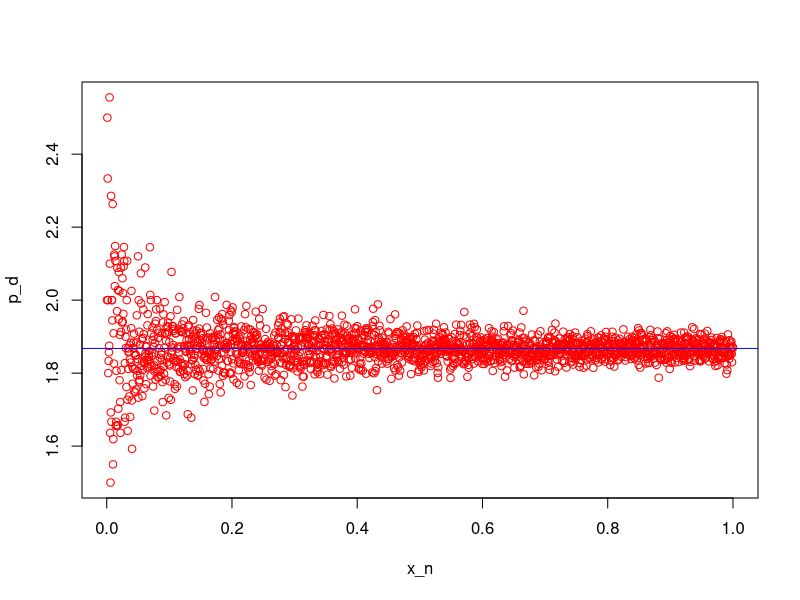
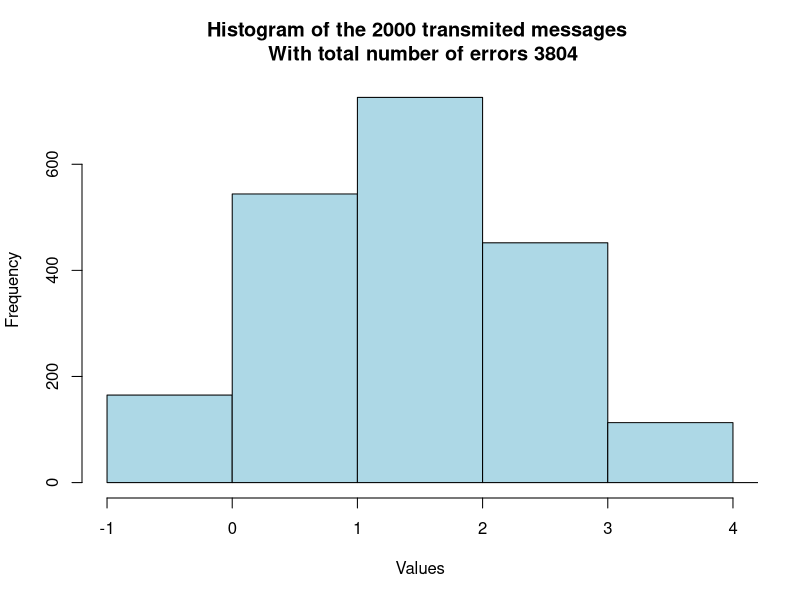
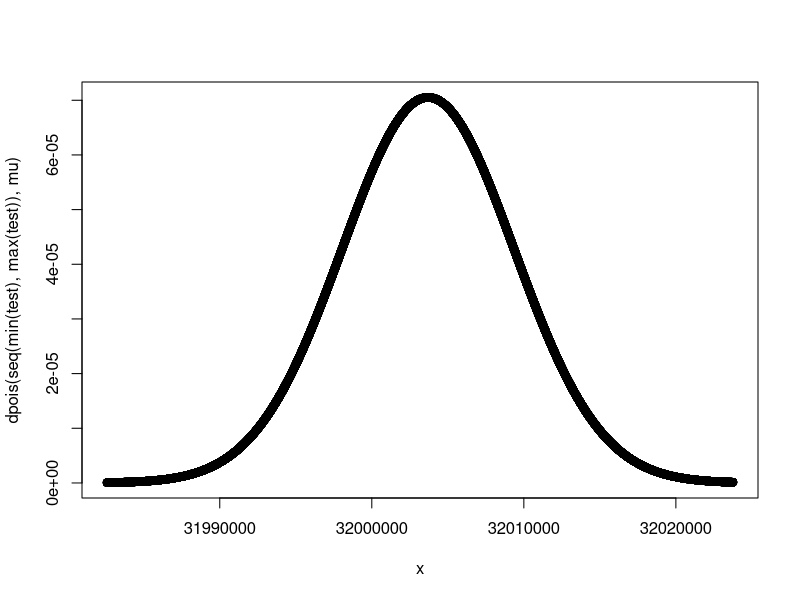
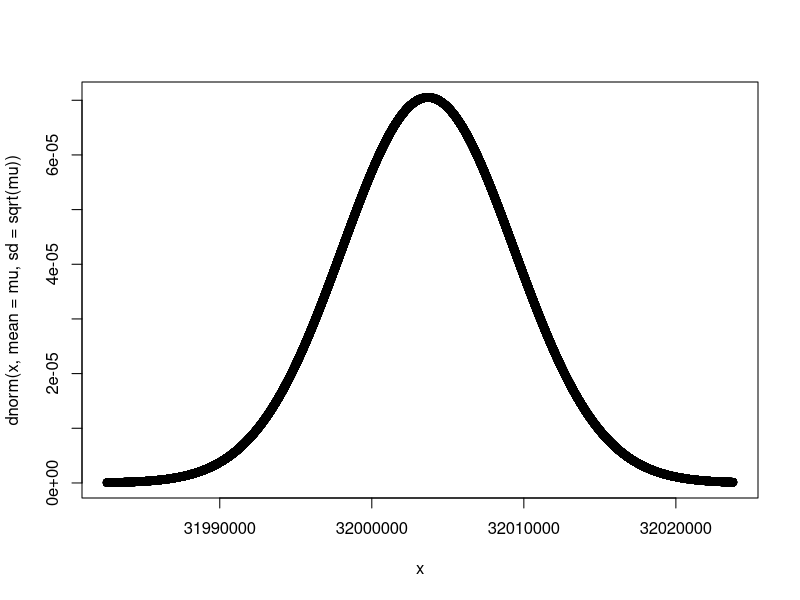
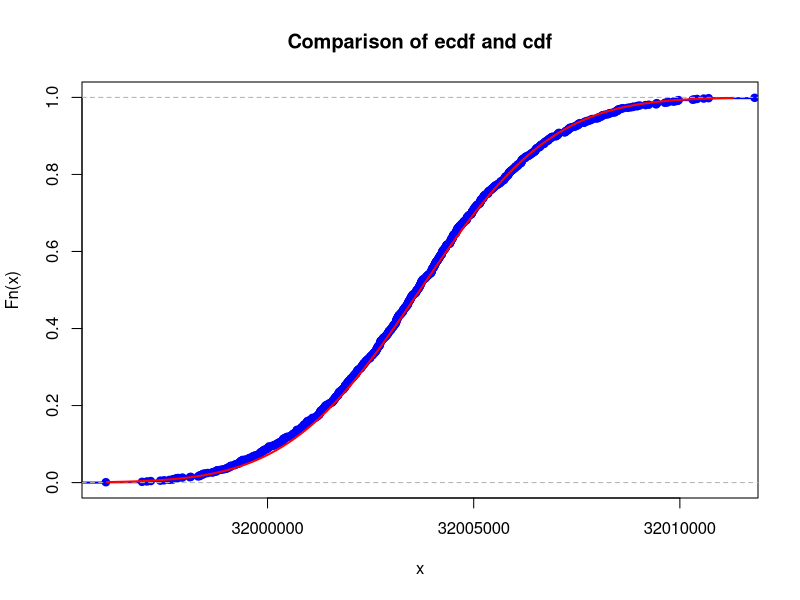
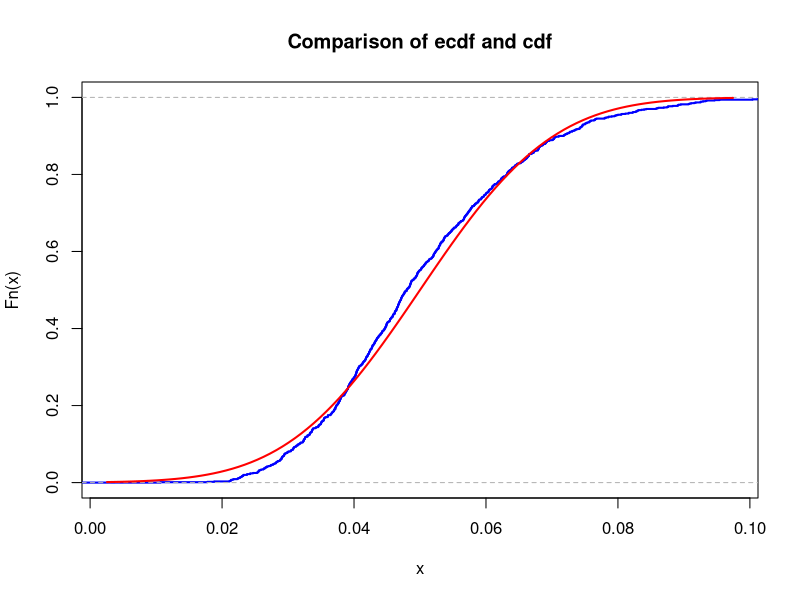

These charts were generated, in order, by the following R code: (Note: this script raises an error after producing the figures.)
## ---- chunk 1
# your team id number 
                          ###
id <- 10                  ### Change to the correct id!
                          ###
set.seed(id)
p <- id/100
l <- 2000 ## max num of messages tested
# matrices G and H
G <- matrix(c(1, 1, 1, 0, 0, 0, 0,
		1, 0, 0, 1, 1, 0, 0,
		0, 1, 0, 1, 0, 1, 0,
		1, 1, 0, 1, 0, 0, 1), nrow = 4, byrow = TRUE)
H <- t(matrix(c(1, 0, 1, 0, 1, 0, 1,
		0, 1, 1, 0, 0, 1, 1,
		0, 0, 0, 1, 1, 1, 1), nrow = 3, byrow = TRUE))
# cat("The matrix G is: \n") 
#G  
#cat("The matrix H is: \n") 
#H
cat("The product GH must be zero: \n")
(G%*%H) %%2
## ---- chunk 2
# generate N messages

message_generator <- function(N) {
  matrix(sample(c(0,1), 4*N, replace = TRUE), nrow = N)
}  
## ---- chunk 3
# Functon to simulate encoding-transmission-decoding process
# return the vector with number of errors in each message
myfunc <- function(nim){
    messages <- message_generator(nim)
    codewords <- (messages %*% G) %% 2

    for (i in 1:length(codewords[,1])){
        for (bit in 1:length(codewords[i,])){
            v <- sample(c(1, 0), 1, prob = c(p, 1-p), replace = T)
            if (v == 1){
                if (codewords[i,bit] == 1){
                    codewords[i,bit] <- 0
                } else {
                    codewords[i,bit] <- 1
                }
            }
        }
    }
    encoded <- messages
    for (i in 1:length(codewords[,1])){
        z <- (matrix(c(codewords[i,]), nrow = 1, byrow = TRUE)%*%H)%%2
        num <- z[1,1] + 2*z[1,2] + 4*z[1,3]
        if (num != 0){
            if (codewords[i,num] == 1){
                codewords[i,num] <- 0
            } else {
                codewords[i,num] <- 1
            }
        }
        encoded[i,1] <- codewords[i,3]
        encoded[i,2] <- codewords[i,5]
        encoded[i,3] <- codewords[i,6]
        encoded[i,4] <- codewords[i,7]
    }
    k<-0
    k4<-c()
    for(i in 1:length(encoded[,1])){
        bo <- messages[i,]&encoded[i,]
        for (j in 1:4){
            if (bo[j] == TRUE){
                bo[j] <-1
            } else{
                bo[j] <-0
            }
        }
        if (sum(bo)==4){
            k4 <- c(k4, 4)
        }
        if (sum(bo)==3){
            k4 <- c(k4, 3)
        }
        if (sum(bo)==2){
            k4 <- c(k4, 2)
        }
        if (sum(bo)==1){
            k4 <- c(k4, 1)
        }
        if (sum(bo) != 0){
            k <- k+1
        } else{
            k4 <- c(k4, 0)
        }
    }
    return(k4)
}
## ---- chunk 4

p_d <- c()
for(m in 1:l){
    t <- myfunc(m)
    p_d <- c(p_d, sum(t)/m)
}
x_n <- seq(1/l,1,by=1/l)
plot(x_n, p_d, col="red")
y1 <- sum(p_d)/length(p_d)
abline(h=y1, col="blue")
## ---- chunk 5
dev <- sd(p_d)
num <- length(p_d)
eps = dev*1.96/sqrt(num)
cat("Epsilon: ", eps)
n <- (1.96/(2 * 0.03))**2
cat("n should be at minimum: ", n)
## ---- chunk 6
h <- myfunc(l)
hist(h,
     breaks = -1:5,
     main = paste("Histogram of the", round(l), "transmited messages",'\n' , "With total number of errors", sum(h)),
     col = "lightblue",
     xlab = "Values",
     xlim = c(-1,4)
     )
## ---- chunk 7
set.seed(10)
lambda <- log(2) / 949233600; #30.1 years converted to seconds
mass <- id * 10 ** -6;
N <- mass / 136.9 * 6 * 10**23;  # number of molecules. Molecular mass of Cs-137 is 136.9
mu <- N * lambda   #poisson rv parameter mu is N*lambda
K <- 1e3
n <- 5
sample_means <- colMeans(matrix(rpois(n * K, lambda = mu), nrow = n))

test <- rpois(10000, mu)
x <- seq(min(test), max(test))

plot(x, dpois(seq(min(test), max(test)), mu))


plot(x, dnorm(x, mean = mu, sd = sqrt(mu)))
## ---- chunk 8
#According to CLT, for large n poisson rv P(mu) ~ Normal (mu, mu)
# here sample means is a mean of n poisson experiments.
# Since poisson rv ~ normal, P(mu)/n ~ (mu, mu/n)

mu <- mu
sigma <- sqrt(mu) / sqrt(n) #since sigma is standard deviation, sd = sqrt(var)
## ---- chunk 9
set.seed(10)
x <- sample_means

stand_norm <- pnorm(x, mean = mu, sd = sigma)

xlims <- c(mu - 3 * sigma, mu + 3 * sigma)
Fs <- ecdf(sample_means)
plot(Fs,
     xlim = xlims,
     ylim = c(0, 1),
     col = "blue",
     lwd = 2,
     main = "Comparison of ecdf and cdf")
curve(pnorm(x, mean = mu, sd = sigma), col = "red", lwd = 2, add = TRUE)

# now find max distance between empirical cdf and cdf of the normal distribution - difference
diff <- max(abs(Fs(x) - pnorm(x, mean = mu, sd = sigma)))
diff


# for n = 5 diff = 0.019, n = 10 : diff = 0.02, n = 50: diff = 0.037, n = 500: diff = 0.016
# overall, empirical cdf of the experiment if very close to the cdf of the normal distribution to which poisson converges to
## ---- chunk 10

# Iteratively looking for max n for which correlation of sums < 8e8 to all sums is more than 0.95
set.seed(10)
for (i in 1:100) {
  n <- i
  sample_sums <- colSums(matrix(rpois(n * K, lambda = mu), nrow=n)); length(sample_sums)

  corr <- length(sample_sums[sample_sums < 8e8]) / length(sample_sums)
  if (corr < 0.95){
    n <- i - 1
    break
  }

}

#check the found n by Markov inequality, Chebyshev inequality and CLT

mean(rpois(n, mu)) / 8e8  # Markov's inequality

#Chernoff bound... It gives upper bound of 0.92. Still true though.

t <- 1e-10
mean(exp(t * rpois(n, mu))) / exp(t * 8e8)

#CLT

sample_sums = colSums(matrix(rpois(n * K, lambda = mu), nrow=n))

test_clt <- (8e8 + n* mean(sample_sums)) / ((sample_sums) * sqrt(n))

pnorm(test_clt, mean = mean(sample_sums), sd = sd(sample_sums))[1]


## ---- chunk 11
set.seed(id)
nu1 <- id + 10  # team id 10 + 10
K <- 1e3
n <- 10
samples <- matrix(rexp(n * K, rate = nu1), nrow = n)  # 1000 samples of 10 values
sample_means <- colMeans(samples)
## ---- chunk 12
# sample means is an array of M - rv of sum of rvs / n. According to CLT it converges to normal distribution with parameters
#mean and var of this M
mu <- 1 / nu1
sigma <- 1 / nu1 / sqrt(n)
## ---- chunk 13
set.seed(id)
x <- sample_means

xlims <- c(mu - 3 * sigma, mu + 3 * sigma)
Fs <- ecdf(sample_means)
plot(Fs,
     xlim = xlims,
     col = "blue",
     lwd = 2,
     main = "Comparison of ecdf and cdf")
curve(pnorm(x, mean = mu, sd = sigma), col = "red", lwd = 2, add = TRUE)


#now find max distance between empirical cdf and cdf of the normal distribution - difference
diff <- max(abs(Fs(x) - pnorm(x, mean = mu, sd = sigma)))
diff
## ---- chunk 14
samples <- matrix(rexp(100 * K, rate = nu), nrow = 100)
sample_sums <- colSums(samples)
## ---- chunk 15
desired_p <- 0.95
a <- 100

# Markov
# Because P <= E(S) / a = n * (1 / nu1) / a => n = P * a * nu1
n <- desired_p * a * nu1
n

# Chernoff
# it tends to normal distribution N(mu, sigma^2)
# mu = n * (1 / nu1)
# sigma = (1 / nu1) / sqrt(n)
# mgf is exp(mu * t + sigma^2*t^2 / 2)
# Because P <= E(e^tS) / e^ta = exp(mu * t + sigma^2*t^2 / 2) / exp(ta)
# = exp((mu - a) * t + sigma^2 / 2 * t^2) = exp((n * (1 / nu1) - a) * t + (1 / nu1)^2 / 2 * t^2 * n)
log(desired_p)


## ---- chunk 16
# for (N in 1:10000) {
#     # get nu
#     nu <- nu1 * N
#     # get samples
#     samples <- matrix(rexp(n * K, rate = nu), nrow = n)
#     # get S
#     sample_sums <- colSums(samples)

# }
## ---- chunk 17
# NOT WORKING!
# Iteratively looking for max n for which correlation of sums < 60 to all sums is more than 0.95
set.seed(10)
for (i in 1:10000) {
  n <- i
  sample_sums <- colSums(matrix(rexp(n*K, rate = nu1), nrow = n)); length(sample_sums)
  mean(sample_sums)
  max(sample_sums)
  corr <- length(sample_sums[sample_sums < 60]) / length(sample_sums)
  if (corr < 0.95){
    print(c(corr, i))
    n <- i - 1
    break
  }
}
n

## ---- chunk 18
#check the found n by Markov inequality, Chebyshev inequality and CLT
set.seed(10)
#Markov inequality
mean(pexp(n, nu1)) / 60

#Chebyshev inequality

var(rexp(n, nu1)) / (60 - mean(rexp(n, nu1))) ** 2

#CLT

sample_sums = colSums(matrix(rexp(n*K, rate = nu1), nrow=n))

test_clt <- (60 + n* mean(sample_sums)) / ((sample_sums) * sqrt(n))

pnorm(test_clt, mean = mean(sample_sums), sd = sd(sample_sums))[1]

## ---- chunk 19

# Check the correlation of sums < 60 to all the sums for a found n
set.seed(10)
n
sample_sums = colSums(matrix(rexp(1143*K, rate = nu1), nrow=1143))
corr <- length(sample_sums[sample_sums < 60]) / length(sample_sums)
corr

## ---- chunk 20
# NOT WORKING!

# Iteratively looking for max n for which correlation of sums < 60 to all sums is more than 0.95
set.seed(10)
for (i in 1:10000) {
  n <- i
  sample_sums <- colSums(matrix(rexp(n*K, rate = nu1), nrow=n)); length(sample_sums)
  mean(sample_sums)
  max(sample_sums)
  corr <- length(sample_sums[sample_sums < 60]) / length(sample_sums)
  if (corr < 0.95){
    print(c(corr, i))
    n <- i - 1
    break
  }
}
n

## ---- chunk 21
#check the found n by Markov inequality, Chebyshev inequality and CLT
set.seed(10)
#Markov inequality
mean(pexp(n, nu1)) / 60

#Chebyshev inequality

var(rexp(n, nu1)) / (60 - mean(rexp(n, nu1))) ** 2

#CLT

sample_sums <- colSums(matrix(rexp(n*K, rate = nu1), nrow=n))

test_clt <- (60 + n* mean(sample_sums)) / ((sample_sums) * sqrt(n))

pnorm(test_clt, mean = mean(sample_sums), sd = sd(sample_sums))[1]

## ---- chunk 22

# Check the correlation of sums < 60 to all the sums for a found n
set.seed(10)
n
sample_sums <- colSums(matrix(rexp(1143*K, rate = nu1), nrow=1143))
corr <- length(sample_sums[sample_sums < 60]) / length(sample_sums)


